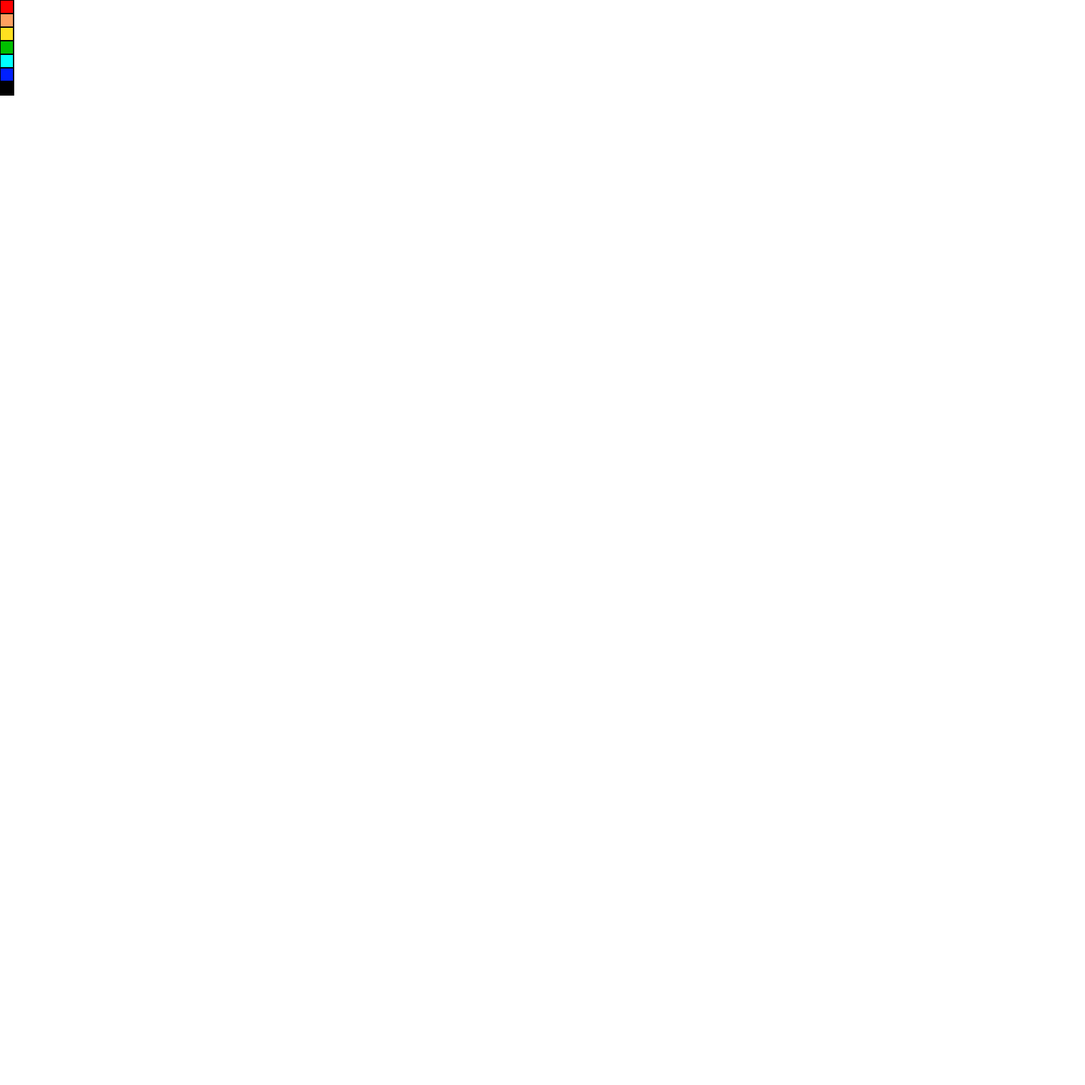
Frame 1 (no input)
Frame 60 (no input): identical to frame 1, image omitted
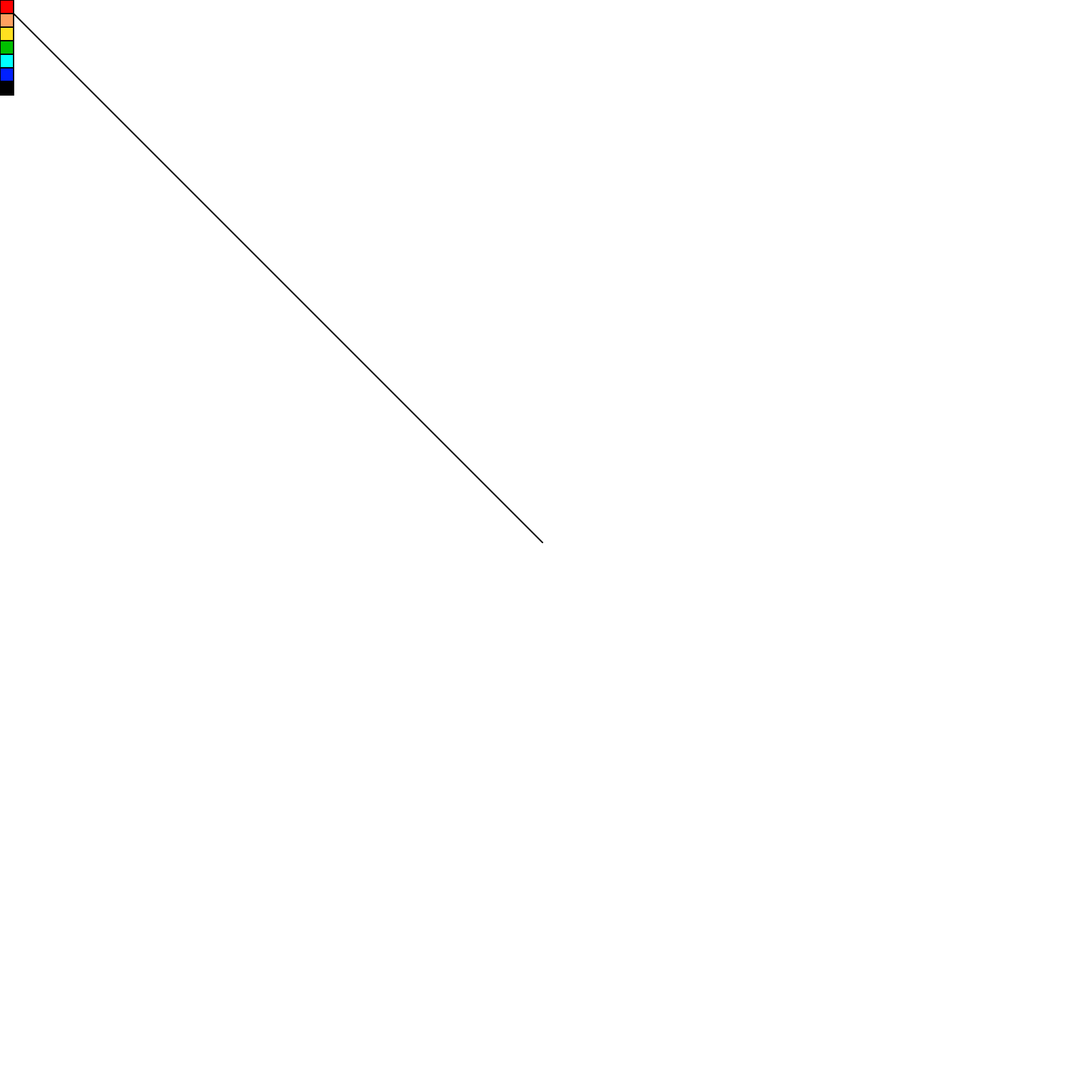
Frame 120 (the mouse pressed at the canvas centre since frame 60)

The p5.js sketch that drew these frames (run headless with seeded random() and noise() and a simulated clock; from frame 60 on, the mouse is pressed at the canvas centre):

// p5.js sketch
// ── sketch.js
//Nicholas Johnson

var paint_color;


function setup() {
  createCanvas(1600, 1600);
  strokeWeight(2);
  background(255);
  paint_color = color(0,0,0);
}



function draw() {
  let r = color(255,0,0);
  let o = color(255,160,96);
  let y = color(255,224,32);
  let g = color(0,192,0);
  let c = color(0,255,255);
  let bl = color(0,32,255);
  let m= color('magenta');
  let br = color(150,75,0);
  let w = color(255,255,255);
  let blk = color(0,0,0);
  if (mouseIsPressed) {
    if (mouseX <= 20) {
      if (mouseY <= 20) {
        paint_color = r;
      } else if (mouseY <= 40) {
        paint_color = o;
      } else if (mouseY <= 60) {
        paint_color = y;
      } else if (mouseY <= 80) {
        paint_color = g;
      } else if (mouseY <= 100) {
        paint_color = c;
      } else if (mouseY <= 120) {
        paint_color = bl;
      } else if (mouseY <= 140) {
        paint_color = m;
	    } else if (mouseY <= 160) {
	      paint_color = br;
      } else if (mouseY <= 180) {
	      paint_color = w;
      } else if (mouseY <= 200) {
	      paint_color = blk;
	    }
    } 
      
      
        stroke(paint_color);
        line(mouseX, mouseY, pmouseX, pmouseY);
        

  }

	  
  
    
  


  
  stroke(color(0));
  fill('red');
  rect(0, 0, 20, 20);
  fill(255,160,96);
  rect(0, 20, 20, 20);
  fill(255,224,32);
  rect(0, 40, 20, 20);
  fill(0,192,0);
  rect(0, 60, 20, 20)
  fill(0,255,255);
  rect(0, 80, 20, 20);
  fill(0,32,255);
  rect(0, 100, 20, 20);
  fill('mageneta');
  rect(0, 120, 20, 20);
  fill(150,75,0);
  rect(0, 120, 20, 20);
  fill(0,0,0);
  rect(0, 120, 20, 20);
  //print(paint_color);
}
